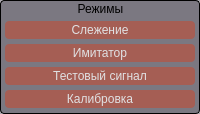
    <widget class="QGroupBox" name="groupBox">
     <property name="styleSheet">
      <string notr="true">QGroupBox
{
 border: 1px solid black;
 border-radius: 4px;
 background-color: rgba(61, 56, 70,110);
	font: 600 12pt &quot;Ubuntu Sans&quot;;
}

QPushButton {
	background-color: rgba(220, 59, 23,110);
  color: #E0E1E3;
  border-radius: 4px;
  padding: 2px;
  outline: none;
  border: none;
	font: 600 14pt &quot;Ubuntu&quot;;
}

QPushButton:disabled {
  background-color: #455364;
  color: #9DA9B5;
  border-radius: 4px;
  padding: 2px;
}

QPushButton:checked {
	background-color: rgba(35, 102, 12,160);
  border-radius: 4px;
  padding: 2px;
  outline: none;
font: 600 14pt &quot;Ubuntu Sans&quot;;
}

QPushButton:checked:disabled {
  background-color: #60798B;
  color: #9DA9B5;
  border-radius: 4px;
  padding: 2px;
  outline: none;
}

QPushButton:checked:selected {
  background: #60798B;
}

QPushButton:hover {
  background-color: #54687A;
  color: #E0E1E3;
}

QPushButton:pressed {
  background-color: #60798B;
}

QPushButton:selected {
  background: #60798B;
  color: #E0E1E3;
}

QPushButton::menu-indicator {
  subcontrol-origin: padding;
  subcontrol-position: bottom right;
  bottom: 4px;
	background-color: rgb(210, 204, 182);
}

QDialogButtonBox QPushButton {
  /* Issue #194 #248 - Special case of QPushButton inside dialogs, for better UI */
  min-width: 80px;
}</string>
     </property>
     <property name="title">
      <string>Режимы</string>
     </property>
     <property name="alignment">
      <set>Qt::AlignHCenter|Qt::AlignTop</set>
     </property>
     <layout class="QVBoxLayout" name="verticalLayout_2">
      <property name="spacing">
       <number>5</number>
      </property>
      <property name="leftMargin">
       <number>4</number>
      </property>
      <property name="topMargin">
       <number>20</number>
      </property>
      <property name="rightMargin">
       <number>4</number>
      </property>
      <property name="bottomMargin">
       <number>5</number>
      </property>
      <item>
       <widget class="QPushButton" name="butRegimAiming">
        <property name="text">
         <string>Слежение</string>
        </property>
        <property name="checkable">
         <bool>true</bool>
        </property>
        <property name="checked">
         <bool>false</bool>
        </property>
        <property name="autoExclusive">
         <bool>true</bool>
        </property>
       </widget>
      </item>
      <item>
       <widget class="QPushButton" name="butRegimImitator">
        <property name="text">
         <string>Имитатор</string>
        </property>
        <property name="checkable">
         <bool>true</bool>
        </property>
        <property name="autoExclusive">
         <bool>true</bool>
        </property>
       </widget>
      </item>
      <item>
       <widget class="QPushButton" name="butRegimTestSignal">
        <property name="text">
         <string>Тестовый сигнал</string>
        </property>
        <property name="checkable">
         <bool>true</bool>
        </property>
        <property name="checked">
         <bool>false</bool>
        </property>
        <property name="autoExclusive">
         <bool>true</bool>
        </property>
       </widget>
      </item>
      <item>
       <widget class="QPushButton" name="butRegimCalibration">
        <property name="text">
         <string>Калибровка</string>
        </property>
        <property name="checkable">
         <bool>true</bool>
        </property>
        <property name="autoExclusive">
         <bool>true</bool>
        </property>
       </widget>
      </item>
     </layout>
    </widget>
